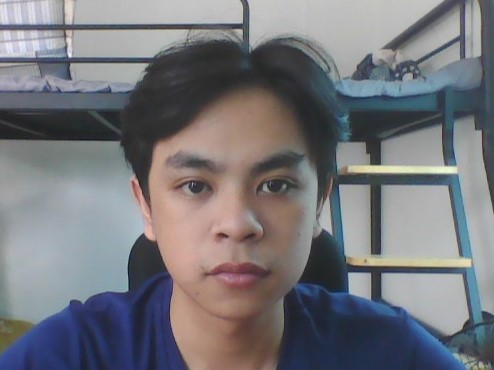
#> input picture dataset/Huy/Huy(1).jpg, 494 x 370 px; its folder holds only this picture in this run
$ python FaceDetect.py
#> lines starting #> are read from the running program, lines starting #| are printed output that depends on the picture
import cv2
import os
import numpy as np


class DataCollectorFromFolder:
    def __init__(self, input_folder='dataset'):
        self.input_folder = input_folder
        self.face_cascade = cv2.CascadeClassifier(cv2.data.haarcascades + 'haarcascade_frontalface_default.xml')
        self.hog = cv2.HOGDescriptor()  # Khởi tạo HOG descriptor

    def collect_data(self):
        X = []
        y = []
        for person_name in os.listdir(self.input_folder):
            person_folder = os.path.join(self.input_folder, person_name)
            if os.path.isdir(person_folder):
                for filename in os.listdir(person_folder):
                    img_path = os.path.join(person_folder, filename)
                    print(f"Đang xử lý {img_path}...")  # In đường dẫn file đang xử lý
                    img = cv2.imread(img_path, cv2.IMREAD_GRAYSCALE)
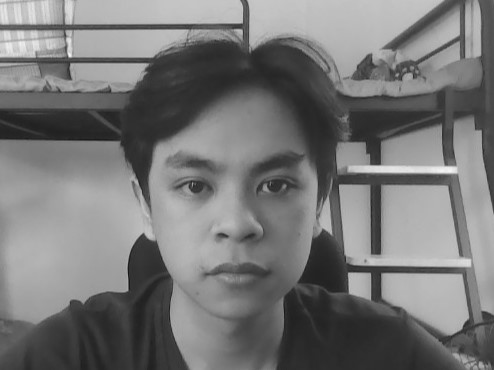
#> img: shape (370, 494); min 22, max 248, mean 118.4

                    if img is None:
                        print(f"Không thể đọc ảnh {filename}")
                        continue

                    # Phát hiện khuôn mặt
                    faces = self.face_cascade.detectMultiScale(img, 1.3, 5)
#> faces = [[133, 100, 211, 211]]

                    if len(faces) == 0:
                        print(f"Không tìm thấy khuôn mặt trong ảnh {filename}")
                        continue

                    for (x, y_coord, w, h) in faces:
                        face = img[y_coord:y_coord + h, x:x + w]
                        face_resized = cv2.resize(face, (64, 128))  # Resize về kích thước chuẩn 64x128

                        # Trích xuất đặc trưng HOG
                        features = self.extract_features(face_resized)

                        X.append(features)
                        y.append(person_name)
                        print(f"Đã xử lý {filename} của {person_name}")
#> this loop made 1 pass
#| Đã xử lý Huy(1).jpg của Huy
#> pass 1, in collect_data, `face = img[y_coord:y_coord + h, x:x + w]`:
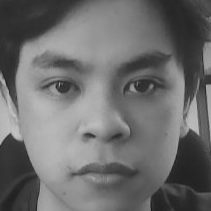
#> face: shape (211, 211); min 26, max 205, mean 109
#> pass 1, in collect_data, `face_resized = cv2.resize(face, (64, 128))`:
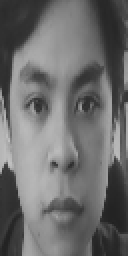
#> face_resized: shape (128, 64) (shown 2 times larger); min 34, max 192, mean 108.9
#> after the loop, X = 1 item; y = ['Huy']
#> pass 2 of the loop in collect_data, `for person_name in os.listdir(self.input_folder):`:
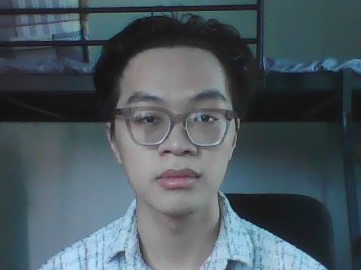
#> input picture dataset/Phuoc/Phuoc(1).jpg, 361 x 270 px
#> in collect_data, `img = cv2.imread(img_path, cv2.IMREAD_GRAYSCALE)`:
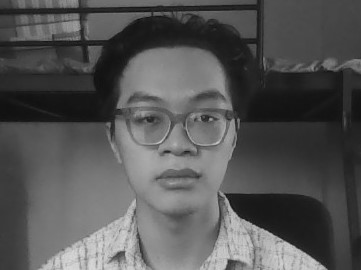
#> img: shape (270, 361); min 9, max 217, mean 84.8
#> faces = [[94, 50, 168, 168]]
#> the loop in collect_data, `for (x, y_coord, w, h) in faces:` made 1 pass
#> (printed output is left out)
#> pass 1, in collect_data, `face_resized = cv2.resize(face, (64, 128))`:
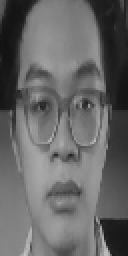
#> face_resized: shape (128, 64) (shown 2 times larger); min 17, max 195, mean 102.5
#> after the loop in collect_data, `for (x, y_coord, w, h) in faces:`: X = 2 items; y = ['Huy', 'Phuoc']

        return np.array(X), np.array(y)

    def extract_features(self, image):
        # Đảm bảo rằng ảnh có kích thước đúng trước khi trích xuất đặc trưng HOG
        if image.shape != (128, 64):  # Kích thước phải đúng 64x128
            image = cv2.resize(image, (64, 128))
        # Trích xuất đặc trưng HOG
        features = self.hog.compute(image)
        return features.flatten()


# Sử dụng class
collector = DataCollectorFromFolder(input_folder='dataset')

# Tải dataset và trích xuất đặc trưng
X, y = collector.collect_data()
print(f"Đã tải {len(X)} ảnh với {len(set(y))} người khác nhau.")
#| Đã tải 2 ảnh với 2 người khác nhau.
